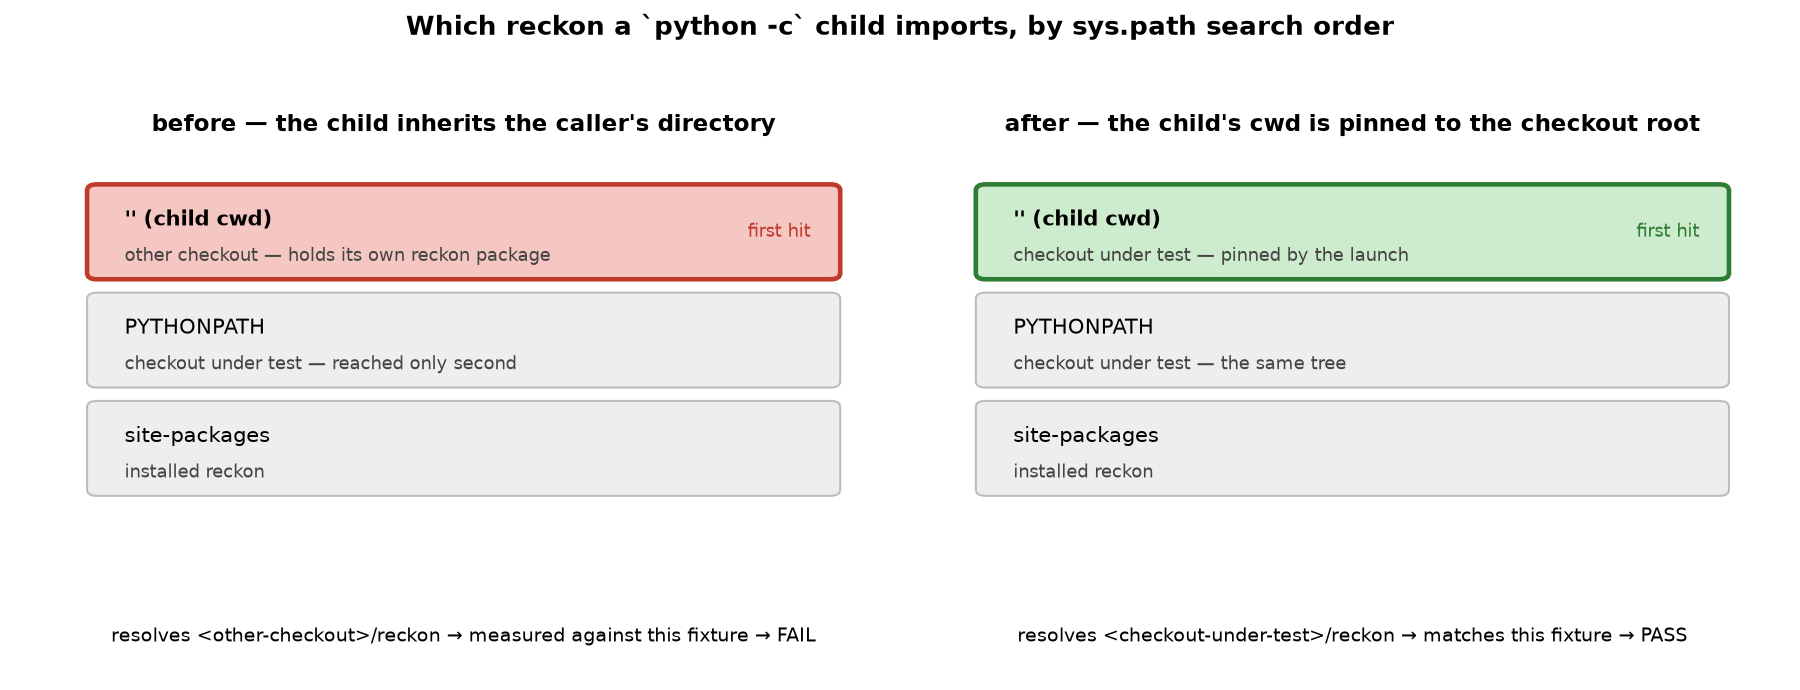

This chart was generated by the following Python code:
"""Draw how a ``-c`` child picks its ``reckon`` tree, before and after the fix.

Both panels show the same search order a ``python -c`` child walks: the empty
entry its working directory contributes, then PYTHONPATH, then site-packages.
The first entry that holds a ``reckon`` package wins, and the panel's caption
names the tree that resulted. Before the fix the child inherits the caller's
directory, so a launch from another checkout wins the race; after the fix the
child's directory is pinned to the checkout under test, so the tree under test
wins whatever the caller's directory is.
"""

from __future__ import annotations

import matplotlib

matplotlib.use("Agg")

import matplotlib.pyplot as plt
from matplotlib.patches import FancyBboxPatch

ROWS = (
    "'' (child cwd)",
    "PYTHONPATH",
    "site-packages",
)


def _panel(ax, title, entries, winner, caption, winner_ok):
    ax.set_xlim(0, 10)
    ax.set_ylim(0, 10)
    ax.axis("off")
    ax.set_title(title, fontsize=11, fontweight="bold", pad=10)
    for index, (label, detail) in enumerate(entries):
        y = 8.4 - index * 2.1
        is_winner = index == winner
        face = "#cdeccd" if (is_winner and winner_ok) else "#f4c7c3" if is_winner else "#eeeeee"
        edge = "#2e7d32" if (is_winner and winner_ok) else "#c0392b" if is_winner else "#bdbdbd"
        ax.add_patch(
            FancyBboxPatch(
                (0.4, y - 0.75),
                9.2,
                1.6,
                boxstyle="round,pad=0.12",
                linewidth=2.2 if is_winner else 1.0,
                facecolor=face,
                edgecolor=edge,
            )
        )
        ax.text(
            0.75,
            y + 0.28,
            label,
            fontsize=10,
            fontweight="bold" if is_winner else "normal",
            va="center",
        )
        ax.text(0.75, y - 0.42, detail, fontsize=8.5, color="#444444", va="center")
        if is_winner:
            ax.text(9.35, y + 0.05, "first hit", fontsize=8.5, color=edge, ha="right", va="center")
    ax.text(5.0, 0.6, caption, fontsize=9, ha="center", va="center", wrap=True)


def main() -> None:
    fig, axes = plt.subplots(1, 2, figsize=(12, 4.6))

    _panel(
        axes[0],
        "before — the child inherits the caller's directory",
        (
            ("'' (child cwd)", "other checkout — holds its own reckon package"),
            ("PYTHONPATH", "checkout under test — reached only second"),
            ("site-packages", "installed reckon"),
        ),
        winner=0,
        caption="resolves <other-checkout>/reckon → measured against this fixture → FAIL",
        winner_ok=False,
    )
    _panel(
        axes[1],
        "after — the child's cwd is pinned to the checkout root",
        (
            ("'' (child cwd)", "checkout under test — pinned by the launch"),
            ("PYTHONPATH", "checkout under test — the same tree"),
            ("site-packages", "installed reckon"),
        ),
        winner=0,
        caption="resolves <checkout-under-test>/reckon → matches this fixture → PASS",
        winner_ok=True,
    )

    fig.suptitle(
        "Which reckon a `python -c` child imports, by sys.path search order",
        fontsize=12.5,
        fontweight="bold",
    )
    fig.tight_layout(rect=(0, 0, 1, 0.94))
    fig.savefig(
        "surface-test-cwd-resolution.png",
        dpi=150,
    )


if __name__ == "__main__":
    main()
